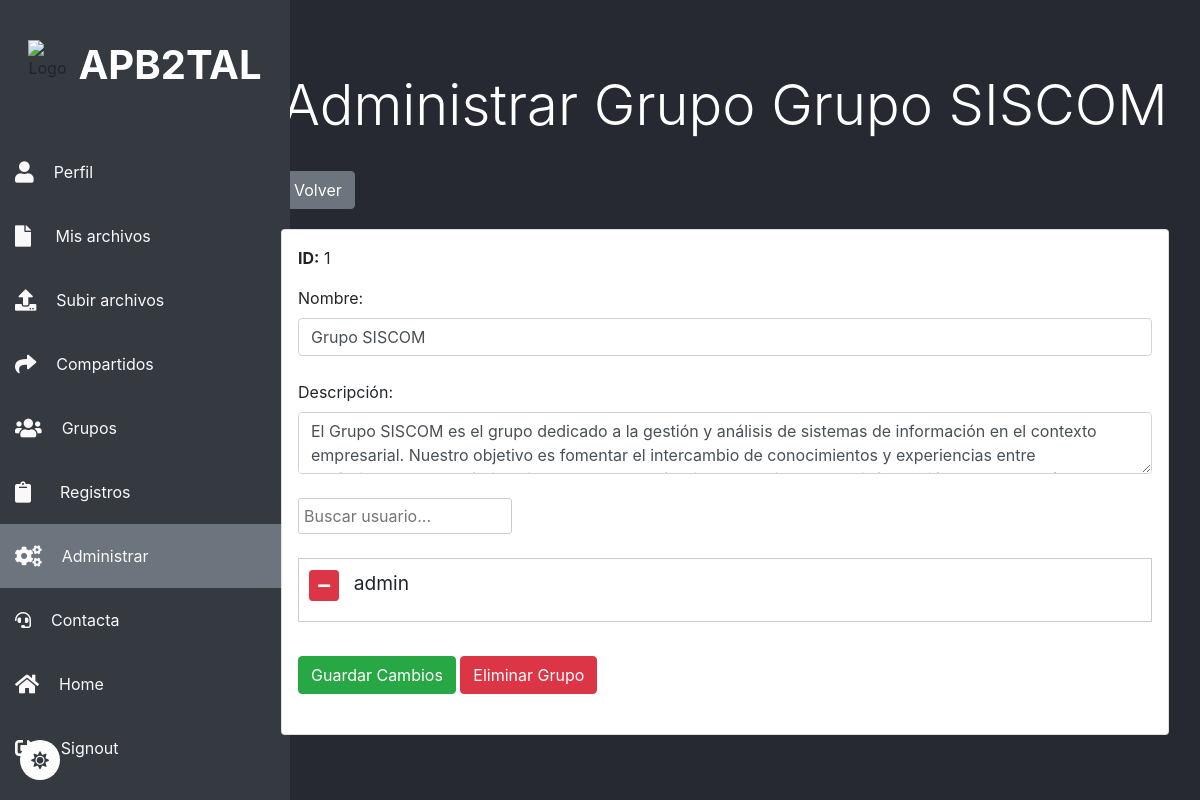
Before: /administrar/grupos/1/ (signed in) with the older database file.
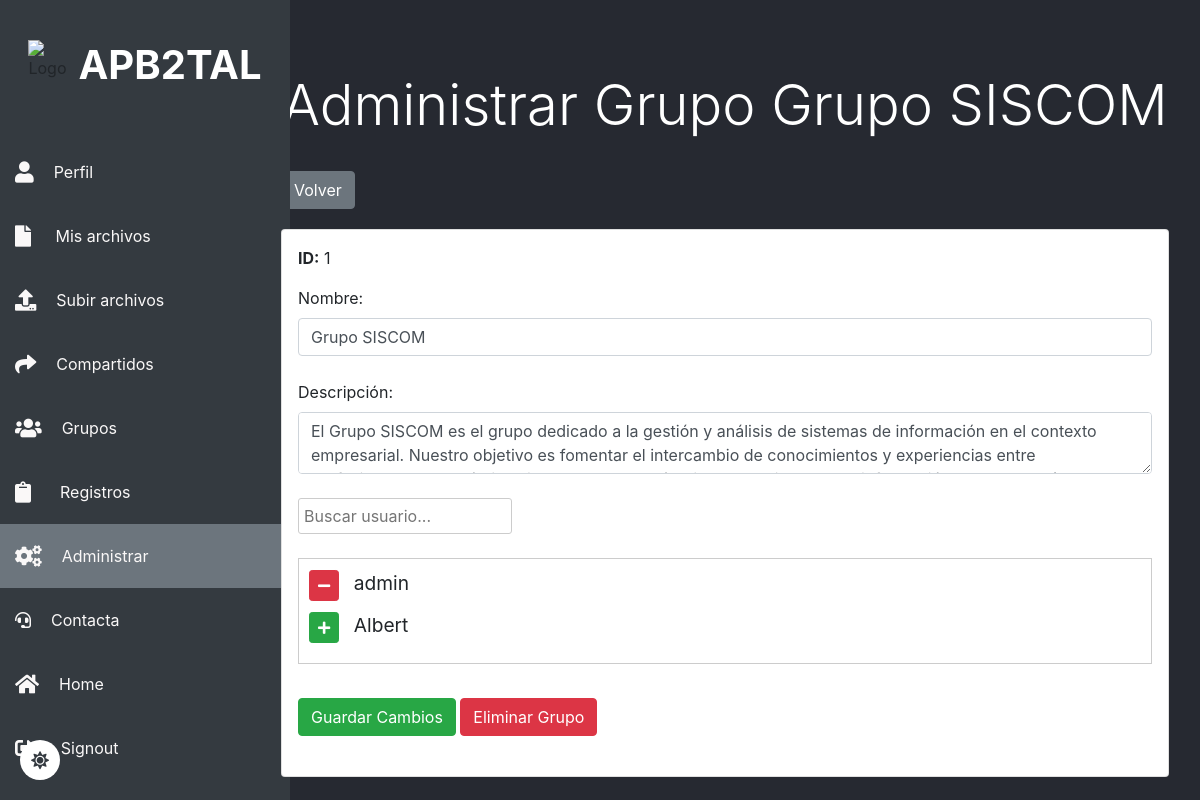
After: the same page with the newer database file.
### archivos/models.py (models this page shows, shortened)
class CustomUser(AbstractUser):
    is_accepted = models.BooleanField(
        _("accept status"),
        default=False,
        help_text=_("Designates whether this user is accepted."),
    )
    edad = models.IntegerField(default=0, null=True, blank=True)

### archivos/views.py (the view, shortened to what this page needs)
# urls.py: path('administrar/grupos/<int:id>/', views.admi_grupo, name='admi_grupo'),
@csrf_protect
@accepted_user_required
@user_passes_test(is_staff)
@login_required
def admi_grupo(request, id):
    grupo = get_object_or_404(Group, id=id)
    usuarios = CustomUser.objects.all()
    return render(request, 'admi_grupo.html', {'grupo': grupo, 'usuarios': usuarios})

### archivos/views.py (called while the page is built)
def accepted_user_required(view_func):
    decorated_view_func = user_passes_test(
        lambda user: user.is_authenticated and user.is_accepted,
        login_url='/perfil'  # Redirige a la página de perfil si el usuario no tiene is_accepted
    )(view_func)
    return decorated_view_func

def is_staff(user):
    return user.is_authenticated and user.is_staff

### archivos/templates/admi_grupo.html (shortened to what this page needs)
{% extends 'baseusuario.html' %}
{% block content %}
  <link rel="stylesheet" href="https://cdnjs.cloudflare.com/ajax/libs/font-awesome/5.15.4/css/all.min.css">
<div class="container">
  <h2 class="text-center display-4 py-4 mt-5">Administrar Grupo {{ grupo.name }}</h2>
  <a href="/administrar/grupos/" class="btn btn-secondary mb-1 ml-3">Volver</a>
  <div class="card p-3 m-3">
    <p><strong>ID:</strong> {{ grupo.id }}</p>
    <form method="post" enctype="multipart/form-data">
      <label for="nombre">Nombre:</label>
      <input type="text" class="form-control" id="nombre" name="nombre" value="{{ grupo.name }}"><br>
      <label for="nombre">Descripción:</label>
      <textarea class="form-control" id="descripcion" name="descripcion">{{ grupo.description.description }}</textarea>
      <br>
      <input type="text" id="search" placeholder="Buscar usuario..."><br><br>
      <div id="user-list-container" class="user-list-container">
        <div id="user-list">
          {% for usuario in usuarios %}
          <div class="user-item">
            {% if usuario in grupo.user_set.all %}
            <button type="button" class="btn btn-danger btn-sm delete-user-btn" data-user-id="{{ usuario.id }}"><i class="fas fa-minus"></i></button>
            {% else %}
            <button type="button" class="btn btn-success btn-sm add-user-btn" data-user-id="{{ usuario.id }}"><i class="fas fa-plus"></i></button>
            {% endif %}
            <span class="username">{{ usuario.username }}</span>
          </div>
          {% endfor %}
        </div>
      </div>
      <br>
      <button type="submit" class="btn btn-success" name="guardar">Guardar Cambios</button>
      <button type="submit" class="btn btn-danger" name="eliminar">Eliminar Grupo</button><br><br>
    </form>
  </div>
</div>
{% endblock %}

Changed rows visible on the page:
added CustomUser: username "Albert"
